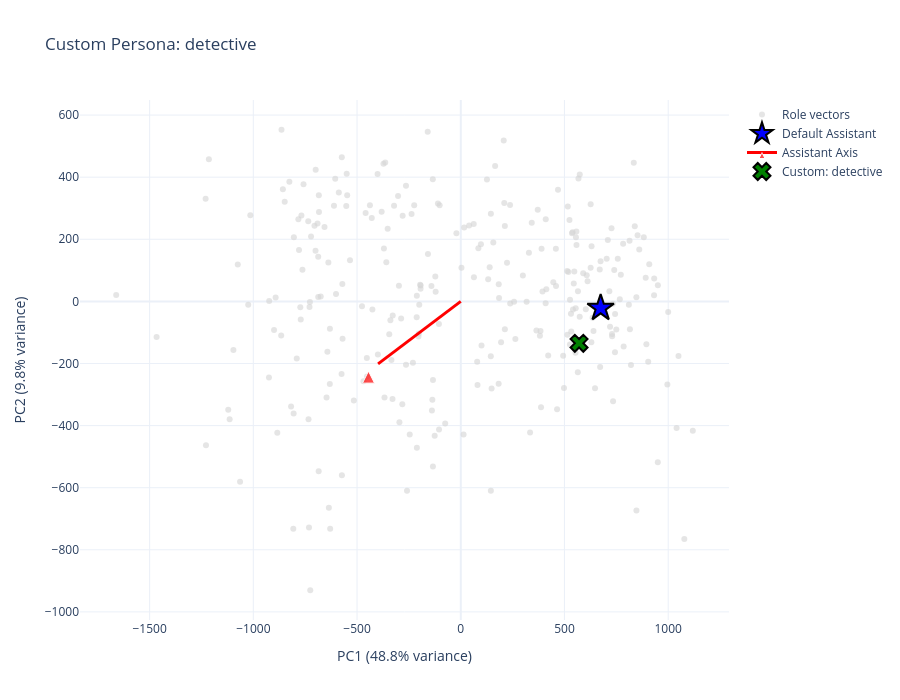

The notebook cell saved with this chart:
### Markdown cell above
## Project Your Own Vector

Use this cell to project any arbitrary persona vector into the landscape.

**Expected input format:**
- `your_vector`: 1D tensor or numpy array of shape `[hidden_size]` at the target layer
- For Gemma-2-27b layer 22: shape should be `[4608]`

### Code cell
# Example: Project a custom vector
# Replace this with your actual persona vector from fine-tuning

# For demo, we'll use another random role vector
CUSTOM_PERSONA_NAME = "detective"  # Change this
your_vector = role_vectors[CUSTOM_PERSONA_NAME][TARGET_LAYER]

# Project to PC space
your_pc = project_vector(your_vector, scaler, pca)

print(f"Custom vector '{CUSTOM_PERSONA_NAME}' projected to PC space:")
print(f"PC coordinates (first 3): {your_pc[:3]}")

# Visualize
custom_test_vectors = {
    f"Custom: {CUSTOM_PERSONA_NAME}": your_pc,
}

fig_custom = plot_2d_landscape(
    pca_result=pca_result,
    role_labels=role_labels,
    variance_explained=variance_explained,
    default_pc=default_pc,
    assistant_axis_pc=assistant_axis_pc,
    test_vectors=custom_test_vectors,
    title=f"Custom Persona: {CUSTOM_PERSONA_NAME}"
)

fig_custom.show()

### Figure 1 — Plotly figure (JSON) as saved in the notebook; plotly's stock layout.template omitted (floating-point values rounded to 4 significant figures; data arrays with more than 128 entries replaced by an {"elided": "..."} marker saying what was removed)
{"data": [{"hovertemplate": "<b>%{text}</b><br>PC1: %{x:.2f}<br>PC2: %{y:.2f}<extra></extra>", "marker": {"color": "lightgray", "opacity": 0.6, "size": 6}, "mode": "markers", "name": "Role vectors", "showlegend": true, "text": {"elided": "275 str values"}, "type": "scatter", "x": {"elided": "275 float values"}, "y": {"elided": "275 float values"}}, {"hovertemplate": "<b>%{text}</b><br>PC1: %{x:.2f}<br>PC2: %{y:.2f}<extra></extra>", "marker": {"color": "blue", "line": {"color": "black", "width": 2}, "size": 20, "symbol": "star"}, "mode": "markers", "name": "Default Assistant", "showlegend": true, "text": ["Default Assistant"], "type": "scatter", "x": [674.3], "y": [-21.29]}, {"hovertemplate": "<b>Assistant Axis</b><br>Direction in PC space<extra></extra>", "line": {"color": "red", "width": 3}, "marker": {"color": "red", "size": [0, 12], "symbol": "arrow-up"}, "mode": "lines+markers", "name": "Assistant Axis", "showlegend": true, "text": ["", "Assistant Axis"], "type": "scatter", "x": [0, -444.8], "y": [0, -224.6]}, {"hovertemplate": "<b>%{text}</b><br>PC1: %{x:.2f}<br>PC2: %{y:.2f}<extra></extra>", "marker": {"color": "green", "line": {"color": "black", "width": 2}, "size": 15, "symbol": "x"}, "mode": "markers", "name": "Custom: detective", "showlegend": true, "text": ["Custom: detective"], "type": "scatter", "x": [570.3], "y": [-135.0]}], "layout": {"height": 700, "hovermode": "closest", "title": {"text": "Custom Persona: detective"}, "width": 900, "xaxis": {"title": {"text": "PC1 (48.8% variance)"}}, "yaxis": {"title": {"text": "PC2 (9.8% variance)"}}}}
